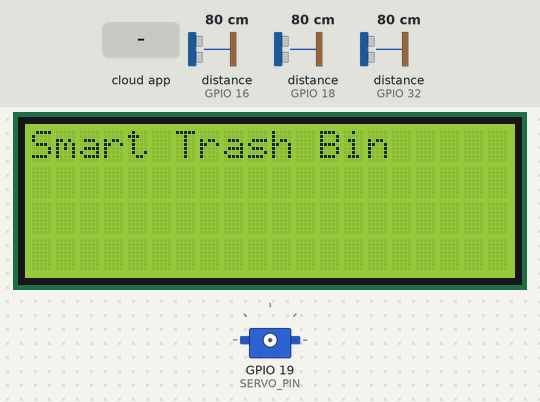
This sketch was run on a simulated ESP32. Parts: 20×4 character LCD, servo. Wiring (inferred from the names in the program): 3 × ultrasonic range finder: trigger GPIO 5, echo GPIO 18 / trigger GPIO 17, echo GPIO 16 / trigger GPIO 33, echo GPIO 32. The inputs (shaded band) are chosen by the test bench; at power-on: distance to the obstacle (sensors on GPIO 16, GPIO 18, GPIO 32) 80 cm. The echo pulse lasts 58.3 µs per cm; WiFi joins after 1.5 s; servers stay silent unless stated; the Firebase database answers and starts empty; what the sketch prints to the serial monitor is not drawn.

Above: at 0.1 s.
4.8 s: the phone or cloud app sets label to organik
At 6.6 s:
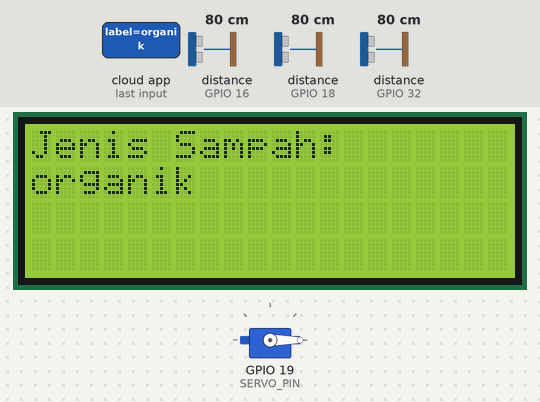
9.7 s: the phone or cloud app sets label to b3
At 12.2 s:
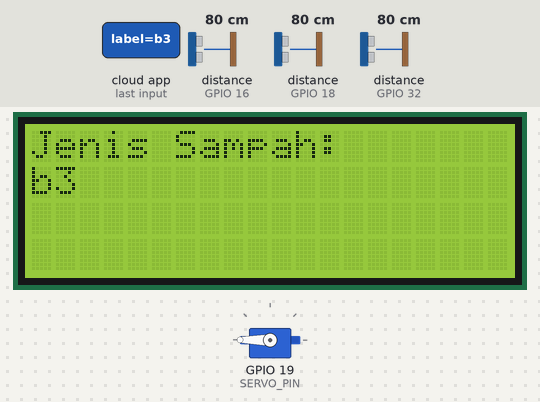
15.3 s: the phone or cloud app sets label to anorganik
At 17.9 s:
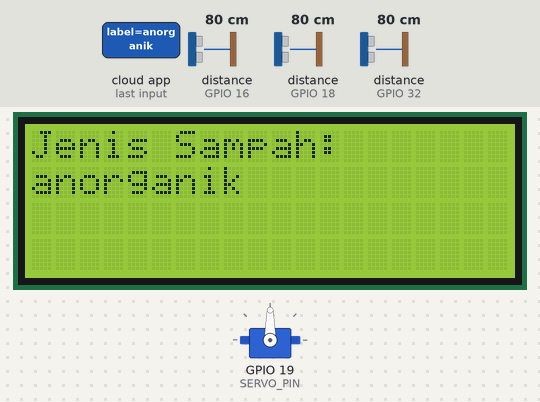
Timing chart, 0 to 19.4 s (numbered marks = the images above; inputs shaded):
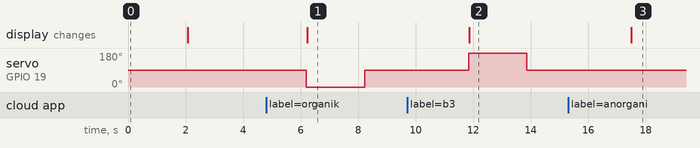

The sketch:

full_sistem.ino
```cpp
#include <WiFi.h>
#include <Firebase_ESP_Client.h>
#include "addons/TokenHelper.h"
#include "addons/RTDBHelper.h"
#include <ESP32Servo.h>
#include <LiquidCrystal_I2C.h>


Servo myservo;
#define SERVO_PIN 19
#define SERVO_PIN_2 21

String jenisTerakhir = "";
LiquidCrystal_I2C lcd(0x27, 20, 4); // alamat I2C 0x27, LCD 20x4


// ----------------- WiFi & Firebase Credentials -----------------
#define WIFI_SSID     "arzula"
#define WIFI_PASSWORD "12345678"

#define API_KEY       "AIzaSyCmXn0Mt6d0I07q7lf2agk0zmASptR5aIY"
#define DATABASE_URL  "https://tongsampah-fb84c-default-rtdb.firebaseio.com/"

// ----------------- Firebase Objects -----------------
FirebaseData fbdo;
FirebaseAuth auth;
FirebaseConfig config;
bool signupOK = false;

// ----------------- Ultrasonic Sensor Pins -----------------
// Sensor 1 - organik
#define TRIG1 5
#define ECHO1 18

// Sensor 2 - anorganik
#define TRIG2 17
#define ECHO2 16

// Sensor 3 - B3
#define TRIG3 33   // ganti pakai GPIO33
#define ECHO3 32

// ----------------- Firebase Upload Function -----------------
void firebaseSetInt(const String& path, int value) {
  if (Firebase.RTDB.setInt(&fbdo, path, value)) {
    Serial.printf("OK    → %s : %d\n", path.c_str(), value);
  } else {
    Serial.printf("GAGAL → %s : %s\n", path.c_str(), fbdo.errorReason().c_str());
  }
}

// ----------------- Jarak Function -----------------
int bacaJarak(int trigPin, int echoPin) {
  digitalWrite(trigPin, LOW);
  delayMicroseconds(2);
  digitalWrite(trigPin, HIGH);
  delayMicroseconds(10);
  digitalWrite(trigPin, LOW);

  long durasi = pulseIn(echoPin, HIGH, 30000);  // timeout 30ms (jarak ~5m)
  int jarak = durasi * 0.034 / 2;
  return jarak;
}

// ----------------- Setup -----------------
void setup() {
  Serial.begin(115200);

  lcd.init();
  lcd.backlight();
  lcd.setCursor(0,0);
  lcd.print("Smart Trash Bin");
  delay(2000);
  lcd.clear();

  pinMode(TRIG1, OUTPUT); pinMode(ECHO1, INPUT);
  pinMode(TRIG2, OUTPUT); pinMode(ECHO2, INPUT);
  pinMode(TRIG3, OUTPUT); pinMode(ECHO3, INPUT);

  myservo.attach(SERVO_PIN);
  myservo.write(90); // posisi netral


  // WiFi Connection
  WiFi.begin(WIFI_SSID, WIFI_PASSWORD);
  Serial.print("Menghubungkan ke WiFi");
  while (WiFi.status() != WL_CONNECTED) {
    Serial.print(".");
    delay(500);
  }
  Serial.printf("\nTerhubung - IP: %s\n", WiFi.localIP().toString().c_str());

  // Firebase Initialization
  config.api_key = API_KEY;
  config.database_url = DATABASE_URL;
  config.token_status_callback = tokenStatusCallback;

  if (Firebase.signUp(&config, &auth, "", "")) {
    Serial.println("Sign-in anonim berhasil");
    signupOK = true;
  } else {
    Serial.printf("Sign-in gagal: %s\n", config.signer.signupError.message.c_str());
  }

  Firebase.begin(&config, &auth);
  Firebase.reconnectWiFi(true);
}

void gerakServo(String jenis) {
  if (jenis == "organik") {
    myservo.write(0);    // posisi servo ke tempat organik
  } else if (jenis == "anorganik") {
    myservo.write(90);   // posisi ke tempat anorganik
  } else if (jenis == "b3") {
    myservo.write(180);  // posisi ke tempat B3
  } else {
    Serial.println("Jenis sampah tidak dikenal!");
  }
}


// ----------------- Loop -----------------
void loop() {
  if (signupOK) {
    int jarak1 = bacaJarak(TRIG1, ECHO1);
    int jarak2 = bacaJarak(TRIG2, ECHO2);
    int jarak3 = bacaJarak(TRIG3, ECHO3);

    Serial.printf("Jarak Organik   : %d cm\n", jarak1);
    Serial.printf("Jarak Anorganik : %d cm\n", jarak2);
    Serial.printf("Jarak B3        : %d cm\n", jarak3);

    firebaseSetInt("/Tongsampah1/organik", jarak1);
    firebaseSetInt("/Tongsampah1/anorganik", jarak2);
    firebaseSetInt("/Tongsampah1/B3", jarak3);

    delay(2000);  // tunggu 2 detik
  }

      // Ambil data deteksi dari Firebase
    if (Firebase.RTDB.getString(&fbdo, "/deteksi_sampah/label")) {
      String jenis = fbdo.stringData();

      if (jenis != jenisTerakhir) {
        Serial.printf("Deteksi baru: %s\n", jenis.c_str());
        gerakServo(jenis);

        // Tampilkan ke LCD
        lcd.clear();
        lcd.setCursor(0,0);
        lcd.print("Jenis Sampah:");
        lcd.setCursor(0,1);
        lcd.print(jenis);

        delay(2000);           // Tunggu servo bergerak
        myservo.write(90);
        jenisTerakhir = jenis;
    }
} else {
  Serial.printf("Gagal ambil gerak_ke: %s\n", fbdo.errorReason().c_str());
}
  delay(1000);
}
```

Measured:
- after the input at 4.8 s, servo on GPIO 19 (SERVO_PIN): 90° → 0° after 1.4 s, → 90° 2.0 s later; the display: changes after 1.4 s (image 1)
- after the input at 9.7 s, servo on GPIO 19 (SERVO_PIN): 90° → 180° after 2.1 s, → 90° 2.0 s later; the display: changes after 2.2 s (image 2)
- after the input at 15.3 s, the display: changes after 2.2 s (image 3)
